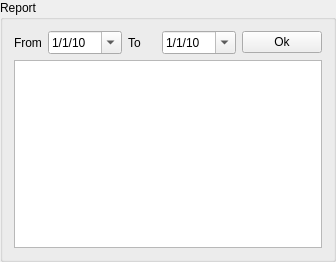
<?xml version="1.0" encoding="UTF-8"?>
<ui version="4.0">
 <class>sellCategoryDetail</class>
 <widget class="QGroupBox" name="sellCategoryDetail">
  <property name="geometry">
   <rect>
    <x>0</x>
    <y>0</y>
    <width>336</width>
    <height>262</height>
   </rect>
  </property>
  <property name="title">
   <string>Report</string>
  </property>
  <layout class="QGridLayout" name="gridLayout">
   <item row="1" column="0">
    <widget class="QLabel" name="labelFrom">
     <property name="text">
      <string>From</string>
     </property>
    </widget>
   </item>
   <item row="1" column="1">
    <widget class="QDateEdit" name="dateFrom">
     <property name="dateTime">
      <datetime>
       <hour>0</hour>
       <minute>0</minute>
       <second>0</second>
       <year>2010</year>
       <month>1</month>
       <day>1</day>
      </datetime>
     </property>
     <property name="currentSection">
      <enum>QDateTimeEdit::DaySection</enum>
     </property>
     <property name="displayFormat">
      <string>d/M/yy</string>
     </property>
     <property name="calendarPopup">
      <bool>true</bool>
     </property>
    </widget>
   </item>
   <item row="1" column="2">
    <widget class="QLabel" name="labelTo">
     <property name="text">
      <string>To</string>
     </property>
    </widget>
   </item>
   <item row="1" column="3">
    <widget class="QDateEdit" name="dateTo">
     <property name="dateTime">
      <datetime>
       <hour>0</hour>
       <minute>0</minute>
       <second>0</second>
       <year>2010</year>
       <month>1</month>
       <day>1</day>
      </datetime>
     </property>
     <property name="currentSection">
      <enum>QDateTimeEdit::DaySection</enum>
     </property>
     <property name="displayFormat">
      <string>d/M/yy</string>
     </property>
     <property name="calendarPopup">
      <bool>true</bool>
     </property>
    </widget>
   </item>
   <item row="1" column="4">
    <widget class="QPushButton" name="buttonOk">
     <property name="text">
      <string>Ok</string>
     </property>
     <property name="icon">
      <iconset resource="../../../core/res.qrc">
       <normaloff>:/conferma24x24.png</normaloff>:/conferma24x24.png</iconset>
     </property>
    </widget>
   </item>
   <item row="2" column="0" colspan="5">
    <widget class="QTableView" name="tableView">
     <property name="editTriggers">
      <set>QAbstractItemView::NoEditTriggers</set>
     </property>
     <property name="selectionMode">
      <enum>QAbstractItemView::NoSelection</enum>
     </property>
    </widget>
   </item>
  </layout>
 </widget>
 <resources>
  <include location="../../../core/res.qrc"/>
 </resources>
 <connections/>
 <slots>
  <signal>okPressed()</signal>
 </slots>
</ui>
